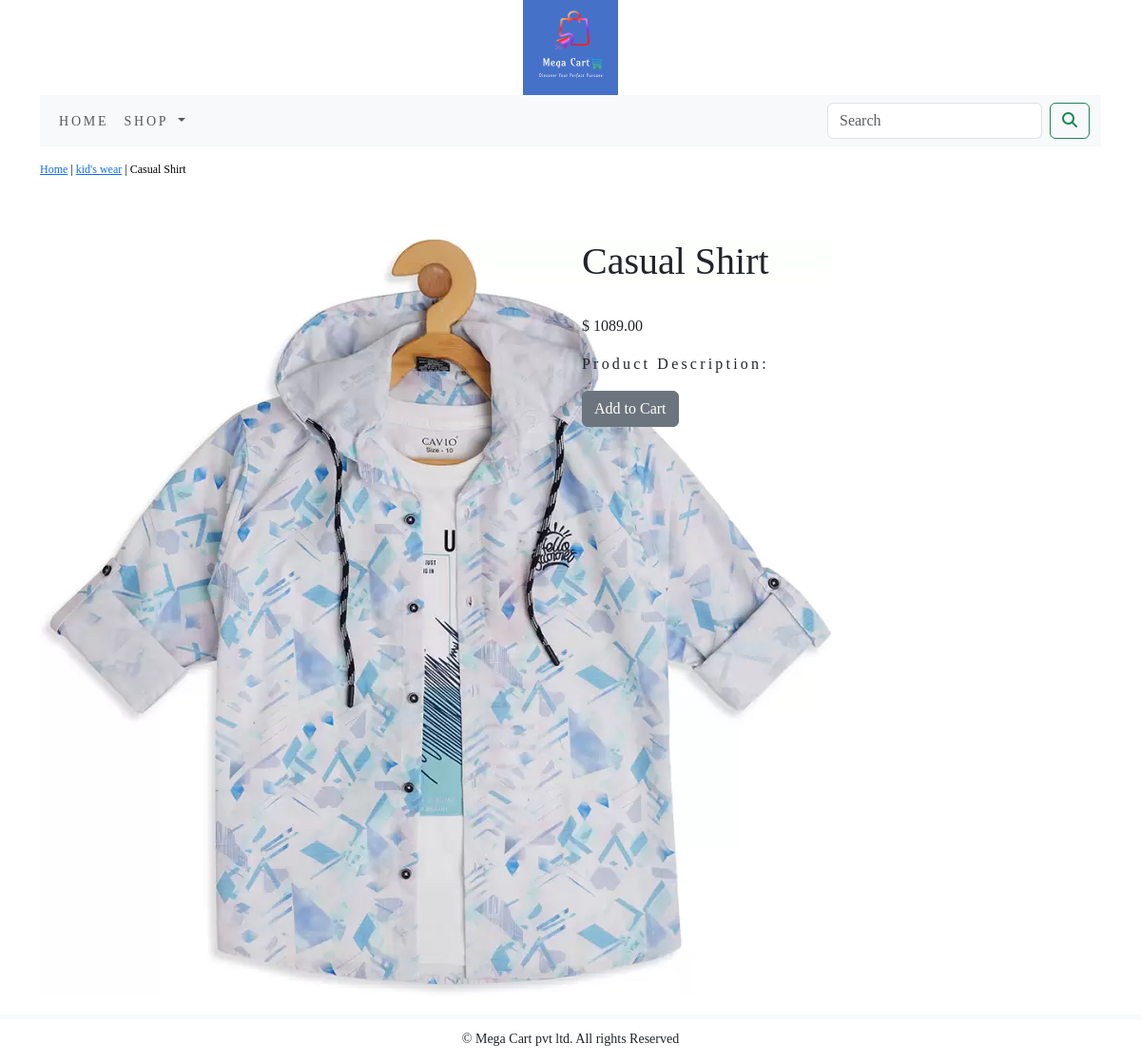
Screenshot of /shop/kids-wear/casual-shirt/ with the database file from the repository.
### ecommerceapp/models.py (models this page shows, shortened)
class Products(models.Model):
    name = models.CharField(max_length=150, unique=True)
    description = models.TextField( blank=True)
    slug = models.SlugField(max_length=150, unique=True)
    image = models.ImageField(upload_to='product', blank=True)
    price = models.DecimalField(max_digits=7, decimal_places=2)
    stock = models.IntegerField()
    available = models.BooleanField(default=True)
    created = models.DateTimeField(auto_now_add=True)
    updated = models.DateTimeField(auto_now=True)
    category = models.ForeignKey(Category, on_delete=models.CASCADE)
    class Meta:
        ordering = ('name',)
        verbose_name = 'product'
        verbose_name_plural = 'products'

class Category(models.Model):
    name = models.CharField(max_length=150, unique=True)
    description = models.TextField( blank=True)
    slug = models.SlugField(max_length=150, unique=True)
    image = models.ImageField(upload_to='category', blank=True)
    class Meta:
        ordering = ('name',)
        verbose_name = 'category'
        verbose_name_plural = 'categories'
    def __str__(self):
        return '{}'.format(self.name)
    def get_url(self):
        return reverse('ecommerceapp:products_by_category', args=[self.slug])

### ecommerceapp/views.py (the view)
# urls.py: path('<slug:c_slug>/<slug:prod_slug>/', views.ProdDetail, name='prod_category'),
def ProdDetail(request, c_slug, prod_slug):
    try:
        product = Products.objects.get(category__slug=c_slug, slug=prod_slug)
    except Exception as E:
        raise E
    return render(request, 'product.html', {'product': product})

### cart/context_processors.py (called while the page is built)
def counter(request):
    item_count = 0
    if 'admin' in request.path:
        return {}
    else:
        try:
            cart = Cart.objects.filter(cart_id=_cart_id(request))
            cart_items = CartItem.objects.all().filter(cart=cart[:1])
            for cart_item in cart_items:
                item_count += cart_item.quantity
        except Cart.DoesNotExist:
            item_count = 0
    return dict(item_count=item_count)

### cart/views.py (called while the page is built)
def _cart_id(request):
    cart = request.session.session_key
    if not cart:
        cart = request.session.create()
    return cart

### ecommerceapp/context_processors.py (called while the page is built)
def menu_links(request):
    links = Category.objects.all()
    return dict(links=links)

### templates/product.html (shortened to what this page needs)
{% extends 'base.html' %}
{% load static %}
{% block body %}
<div class="row my_prod_row">
     <div class="mx_auto">
        <p>
            <a href="{% url 'ecommerceapp:allProdCat' %}">Home</a> | <a href="{{product.category.get_url}}">{{product.category}}</a> | {{product.name}}
        </p>
     </div>
<div class="container">
<br><br>
<div class="row">
    <div class="col-12 col-sm-12 col-md-12 col-lg-6 text-center">
        <div style="min-width:12 rem">
            <img src="{{product.image.url}}" alt="{{product.name}}"><br>
        </div>
    </div>
        <div class=" col-12 col-sm-12 col-md-12 col-lg-6">
            <div>
               <h1 class="my_prod_title">{{product.name}}</h1><br>
                 <p>$ {{product.price}}</p>
                    <p class="my_title">Product Description:</p>
                {% if product.stock <= 0 %}
                    <p class="text-justify my_prod_text"><b> Out of stock</b></p>
                {% else %}
                    <a class="btn btn-secondary" href="{% url 'cart:add_cart' product.id %}">Add to Cart</a> <br> <br> <br>
                {% endif %}
       </div>
    </div>
</div>
</div>
</div>
{% endblock %}

### static/css/custom.css (style rules this page uses)
body { font-family: "Playfair Display", serif;; }
.row .mx_auto { color: #000; font-size:12px; }
.my_title { font-size:16px; letter-spacing :.2em; text_transform:uppercase; }
.my_prod_row { padding-top: 15px; padding-bottom:20px; }
.my_prod_row .mx_auto { color: #000; font-size:12px; text-decoration:none; }

### rows the page displays
Products: category "kid's wear", name "Casual Shirt", image (picture), price "1089.00"
